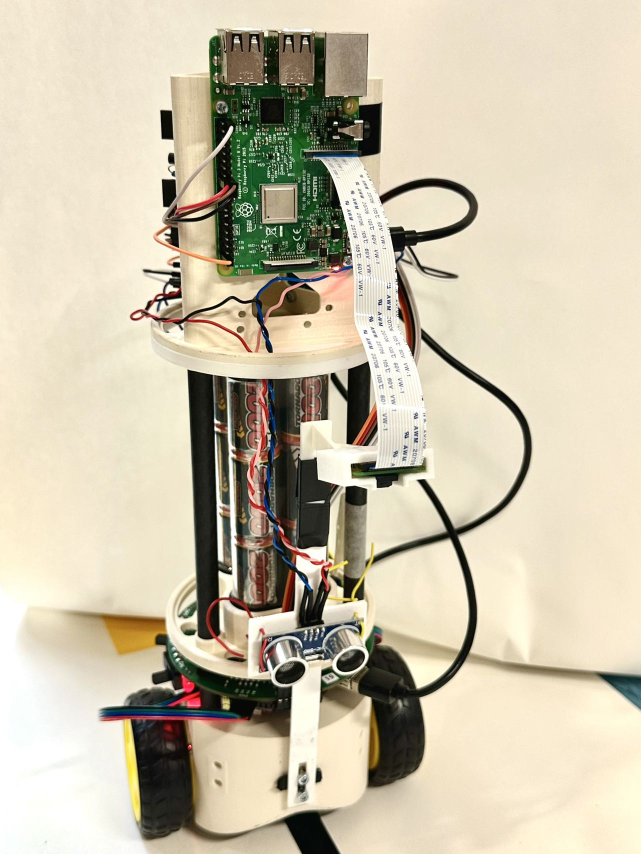
#> input picture documents/robot.jpg, 1282 x 1708 px (shown at 1/2 size)
$ python -i open_cv.py   (imports and definitions only)
#> lines starting #> are read from the running program, lines starting #| are printed output that depends on the picture; after the words box and inside, x2 and y2 are one past the last pixel; in counts of white or black regions, pixels touching at a corner belong together
#> further down, picture is the input picture: shape (1708, 1282, 3); mean B, G, R 170.9, 193.2, 202.5
import cv2
from picamera2 import Picamera2
import numpy as np
import time

def color_detection(img):
    hsv_img = cv2.cvtColor(img, cv2.COLOR_BGR2HSV)
#> hsv_img: shape (1708, 1282, 3); mean H, S, V 25.2, 52.5, 204.3
    bound_lower = np.array([150, 0, 0])
    bound_upper = np.array([255, 50, 50])

    mask_green = cv2.inRange(hsv_img, bound_lower, bound_upper)
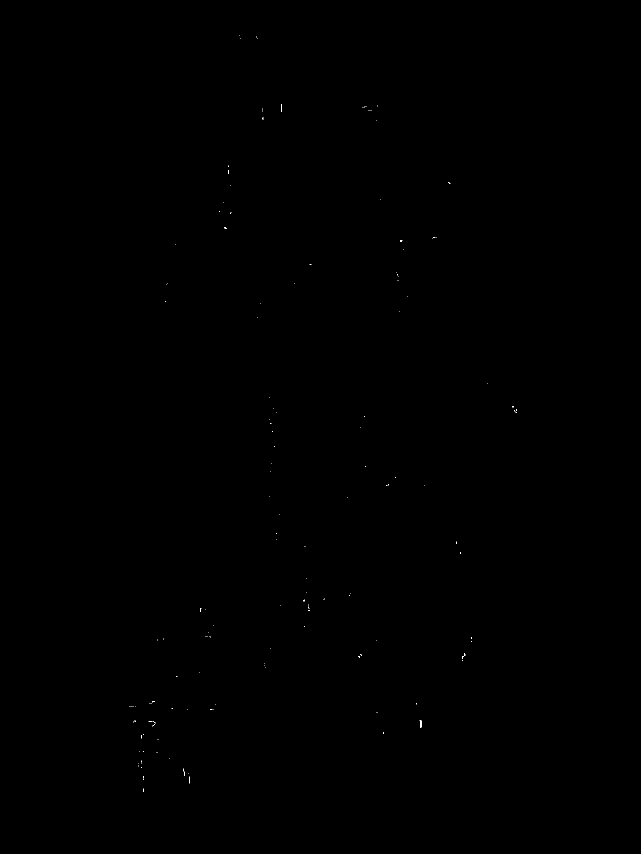
#> mask_green: shape (1708, 1282) (shown at 1/2 size); 0.02% white in thin lines or dots, all inside (x1, y1, x2, y2) = (258, 71, 1034, 1584)
    kernel = np.ones((7, 7), np.uint8)

    mask_green = cv2.morphologyEx(mask_green, cv2.MORPH_CLOSE, kernel)
    mask_green = cv2.morphologyEx(mask_green, cv2.MORPH_OPEN, kernel)
#> mask_green: shape (1708, 1282); every value is 0

    seg_img = cv2.bitwise_and(img, img, mask=mask_green)
#> seg_img: shape (1708, 1282, 3); every value is 0
    contours, hier = cv2.findContours(
        mask_green.copy(), cv2.RETR_EXTERNAL, cv2.CHAIN_APPROX_SIMPLE
    )
#> contours = []
    output = cv2.drawContours(seg_img, contours, -1, (0, 0, 255), 3)

    cv2.imshow("Result", output)

# 配置和启动摄像头
# [1 line that did not run here, left out]
# [1 line that did not run here, left out]
# [17 lines not run here, left out]

>>> import cv2
>>> picture = cv2.imread('../documents/robot.jpg')
>>> result = color_detection(picture)
